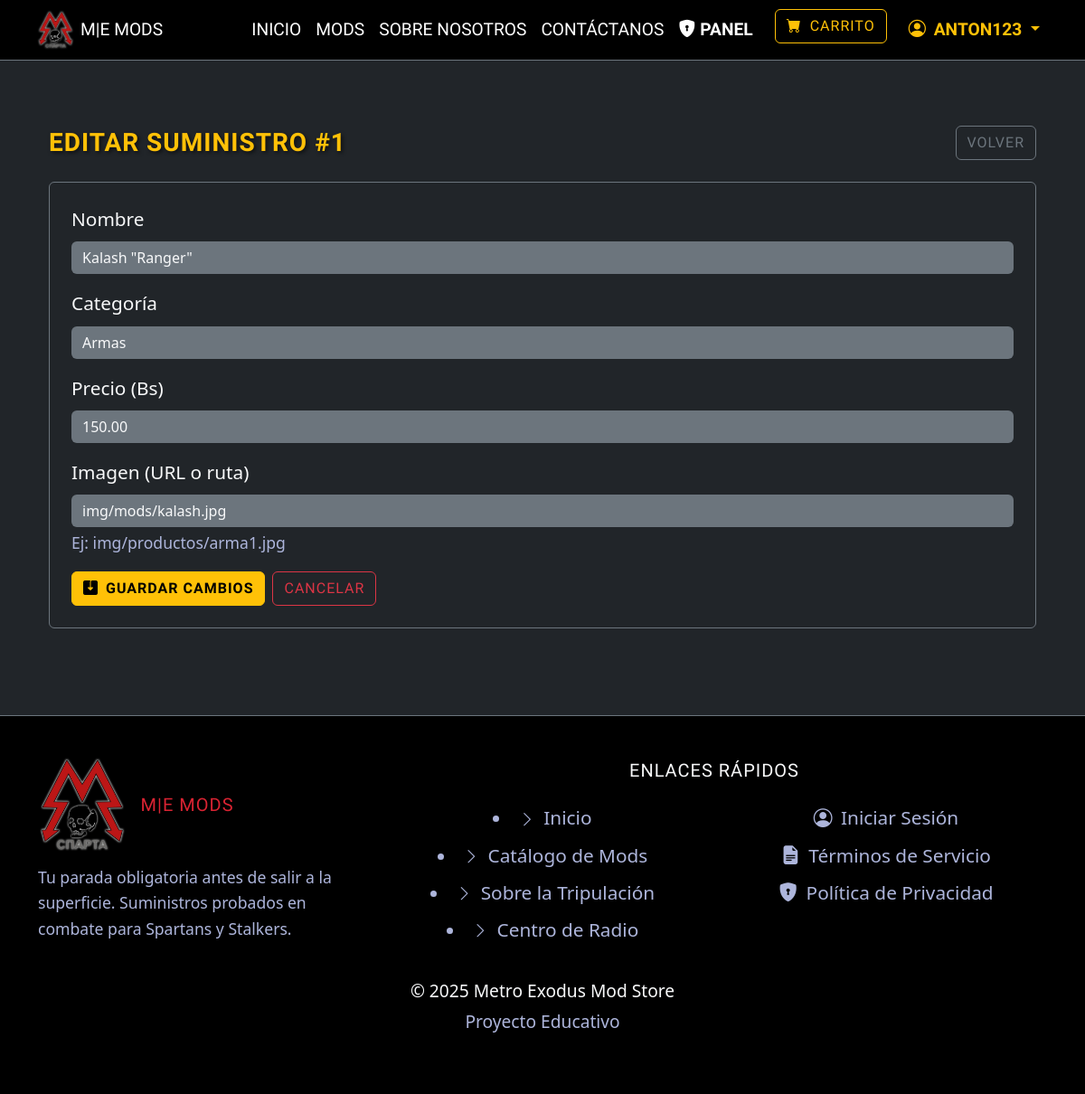
/index.php?pagina=admin_editar&id=1 (signed in), run on the app's committed database.
### tables this page shows
CREATE TABLE PRODUCTOS (
    COD_PROD INT UNSIGNED NOT NULL AUTO_INCREMENT,
    NOMBRE_PRODUCTO varchar(100) NOT NULL,
    PRECIO DECIMAL(10,2) NOT NULL,
     
    DESCRIPCION TEXT NULL,
    IMAGEN VARCHAR(255) NOT NULL DEFAULT 'img/placeholder.jpg',
    CATEGORIA VARCHAR(50) NOT NULL DEFAULT 'Suministros',
    PRIMARY KEY (COD_PROD)
);

### views/pages/admin_editar.php (the view, shortened to what this page needs)
<?php
$hostname="localhost";
$basedatos="metro_bd";
$usuario="root";
$contrasena="";
$mysqli = new mysqli($hostname,$usuario,$contrasena,$basedatos);
$id = isset($_GET['id']) ? (int)$_GET['id'] : 0;
$stmt = $mysqli->prepare("SELECT COD_PROD, NOMBRE_PRODUCTO, CATEGORIA, PRECIO, IMAGEN FROM PRODUCTOS WHERE COD_PROD=?");
$stmt->bind_param("i",$id);
$stmt->execute();
$prod = $stmt->get_result()->fetch_assoc();
?>
<div class="container py-5">
    <div class="d-flex justify-content-between align-items-center mb-4">
        <h3 class="text-warning fw-bold mb-0">EDITAR SUMINISTRO #<?php echo (int)$prod['COD_PROD']; ?></h3>
        <a href="index.php?pagina=mods" class="btn btn-outline-secondary">Volver</a>
    </div>
    <div class="card bg-dark border-secondary text-light">
        <div class="card-body p-4">
            <form method="POST" action="index.php?pagina=api_admin_actualizar">
                <div class="mb-3">
                    <label class="form-label">Nombre</label>
                    <input class="form-control bg-secondary text-light border-0"
                           name="nombre" required
                           value="<?php echo htmlspecialchars($prod['NOMBRE_PRODUCTO']); ?>">
                </div>
                <div class="mb-3">
                    <label class="form-label">Categoría</label>
                    <input class="form-control bg-secondary text-light border-0"
                           name="categoria" required
                           value="<?php echo htmlspecialchars($prod['CATEGORIA']); ?>">
                </div>
                <div class="mb-3">
                    <label class="form-label">Precio (Bs)</label>
                    <input type="number" step="0.01" min="0"
                           class="form-control bg-secondary text-light border-0"
                           name="precio" required
                           value="<?php echo htmlspecialchars($prod['PRECIO']); ?>">
                </div>
                <div class="mb-3">
                    <label class="form-label">Imagen (URL o ruta)</label>
                    <input class="form-control bg-secondary text-light border-0"
                           name="imagen" required
                           value="<?php echo htmlspecialchars($prod['IMAGEN']); ?>">
                    <small class="text-secondary">Ej: img/productos/arma1.jpg</small>
                </div>
                <div class="d-flex gap-2">
                    <button class="btn btn-warning fw-bold">
                        <i class="bi bi-save2-fill me-2"></i>Guardar cambios
                    </button>
                    <a class="btn btn-outline-danger"
                       href="index.php?pagina=mods">
                       Cancelar
                    </a>
                </div>
            </form>
        </div>
    </div>
</div>

### public/css/estilos.css (style rules this page uses)
:root { --spartan-red: #d92332; --metro-yellow: #ffc107; }
body { font-size: 1.3rem; background-color: #212529; line-height: 1.6; }
h1, h2, h3, h4, h5, h6, th { font-family: 'Russo One', sans-serif; text-transform: uppercase; letter-spacing: 1px; color: var(--spartan-red) !important; text-shadow: 2px 2px 4px rgba(0, 0, 0, 0.6); }
.btn { font-family: "Russo One", sans-serif; text-transform: uppercase; letter-spacing: 1px; }
.text-warning { color: var(--metro-yellow) !important; }
.btn-warning { background-color: var(--metro-yellow) !important; border-color: var(--metro-yellow) !important; color: #000 !important; }
.small, small { font-size: 1.1rem !important; font-weight: normal; }
.text-muted, .text-secondary { color: #adb5db !important; }

### data on the page
productos: COD_PROD "1", nombre "Kalash \"Ranger\"", categoria "Armas", precio "150.00", imagen "img/mods/kalash.jpg"

### other printed values
$nombre_mostrar "ANTON123"
